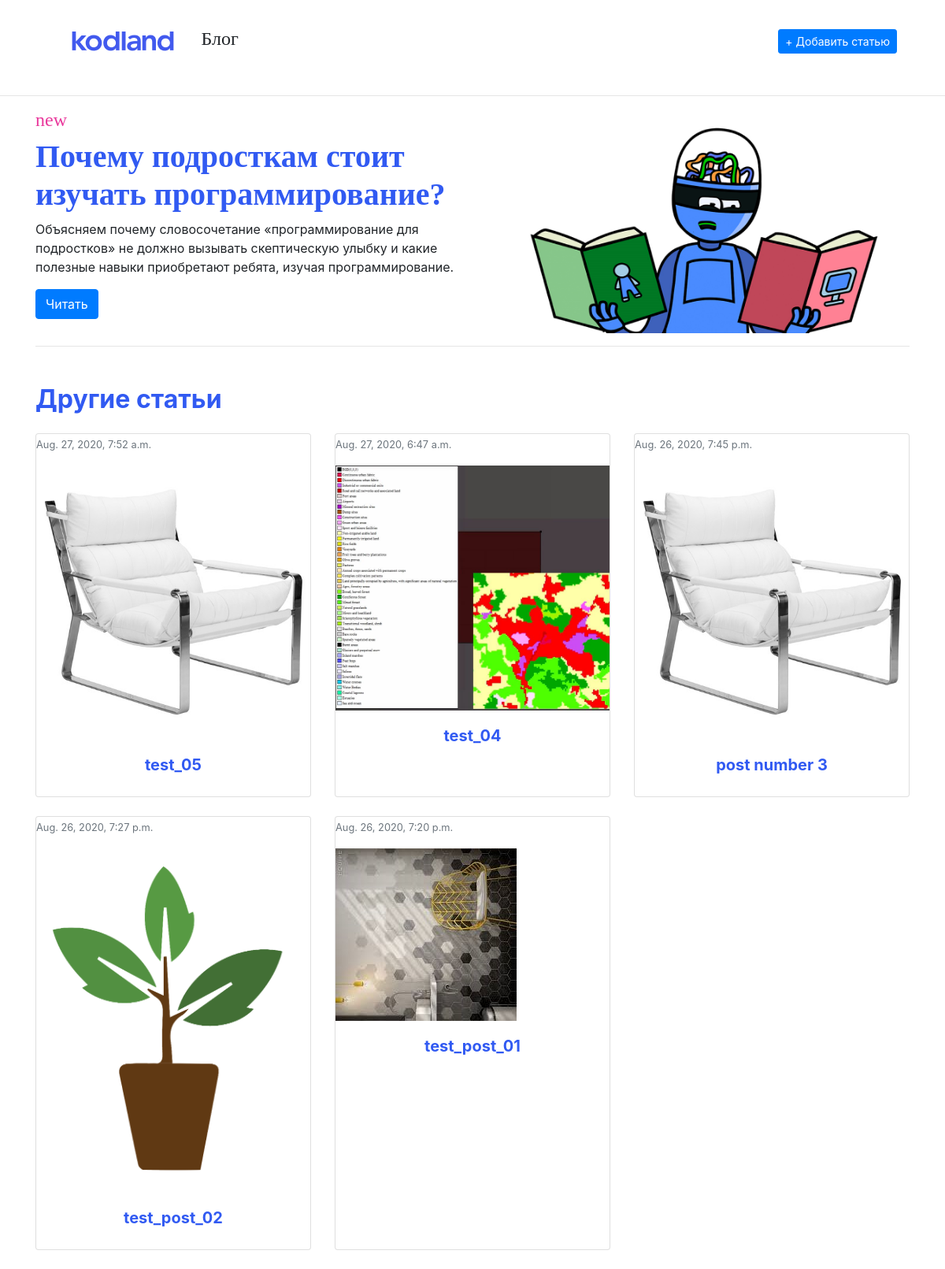
The page / on the database its author committed.
### post/models.py (models this page shows, shortened)
class Post(models.Model):
	title = models.CharField(max_length=150)
	body = models.TextField(blank=True)
	date_pub = models.DateTimeField(auto_now_add=True)
	image = models.ImageField(upload_to='posts/images/')
	class Meta:
		ordering = ['-date_pub']

### post/views.py (the view)
# urls.py: path('', posts_list, name='posts_list'),
def posts_list(request):
	last = Post.objects.latest('date_pub')
	posts = Post.objects.order_by('-date_pub')[1:]
	first_paragraph = last.body.split('\n')[0]
	paginator = Paginator(posts, 9)
	page = paginator.get_page(1)
	return render(request, 'post/list.html',
			{
				'last': last,
				'posts': page.object_list,
				'first_paragraph': first_paragraph,
			}
		)

### post/templates/post/list.html (shortened to what this page needs)
{% extends 'post/base_post.html' %}
{% block content %}
<div class="container">
	<div class="row mt-3">
		<div class="col">
			<div class="row">
				<div class="col">
					<div class="row">
						<div class="col">
							<h4 style="font-family: 'Circe Rounded'; color: #E9399C;"
							>new</h4>
						</div>
					</div>
					<div class="row">
						<div class="col">
							<h1 style="color: #315AF2; font-family: 'Museo Curl'; font-weight: bold;">{{last.title}}</h1>
						</div>
					</div>
					<div class="row">
						<div class="col">
							<p>
								{{first_paragraph}}
							</p>
						</div>
					</div>
					<div class="row">
						<div class="col">
							<a href="{% url 'post_detail' pk=last.id %}" class="btn btn-primary">Читать</a>
						</div>
					</div>
				</div>
				<div class="col">
					<img class="img-fluid" src="{{last.image.url}}" alt="">
				</div>
			</div>
		</div>
	</div>
	<hr />
	<div class="row mt-5">
		<div class="col">
			<h2 style="font-weight: bold; color: #315AF2;"
			>Другие статьи</h2>
		</div>
	</div>
	<div class="row row-cols-1 row-cols-md-3 mt-3">
		{% for post in posts %}
		<div class="col mb-4">
			<div class="card h-100">
				<a href="{% url 'post_detail' pk=post.id %}">
					<p class="card-text"><small class="text-muted">{{ post.date_pub }}</small></p>
					<img class="img-fluid center-block" src="{{post.image.url}}" alt="">
					<div class="card-body text-center">
						<h5 style="color: #315AF2; font-weight: bold;"
						>{{post.title}}</h5>
					</div>
				</a>
			</div>
		</div>
		{% endfor %}
	</div>
</div>
{% endblock %}

### post/templates/post/base_post.html (shortened to what this page needs)
{% load static %}
<!DOCTYPE html>
<html lang="en">
<head>
	<link rel="stylesheet" href="https://stackpath.bootstrapcdn.com/bootstrap/4.5.2/css/bootstrap.min.css">
</head>
<body>
	<div class="container">
		<div class="row">
			<div class="col">
				<nav class="navbar navbar-white bg-white">
					<span class="navbar-text">
						<img src="{% static '/images/Logo_Kodland.png'%}" alt="">
						<span class="nowrap"
							style="font-family: 'Circe Rounded'; font-size: 24px; line-height: 31px;"
						>Блог</span>
					</span>
					<a href="/create" type="button" class="btn btn-primary btn-sm" aria-pressed="false">+ Добавить статью</a>
				</nav>
			</div>
		</div>
	</div>
	<hr />
	{% block content %}{% endblock %}
</body>
</html>

### rows shown on the page
Post: title "Почему подросткам стоит изучать программирование?", image (picture)
Post: date_pub "Aug. 27, 2020, 7:52 a.m.", image (picture), title "test_05"
Post: date_pub "Aug. 27, 2020, 6:47 a.m.", image (picture), title "test_04"
Post: date_pub "Aug. 26, 2020, 7:45 p.m.", image (picture), title "post number 3"
Post: date_pub "Aug. 26, 2020, 7:27 p.m.", image (picture), title "test_post_02"
Post: date_pub "Aug. 26, 2020, 7:20 p.m.", image (picture), title "test_post_01"

### other values the page prints
{{ first_paragraph }} "Объясняем почему словосочетание «программирование для подростков» не должно вызывать скептическую улыбку и какие полезные навыки приобретают ребята, изучая программирование."
